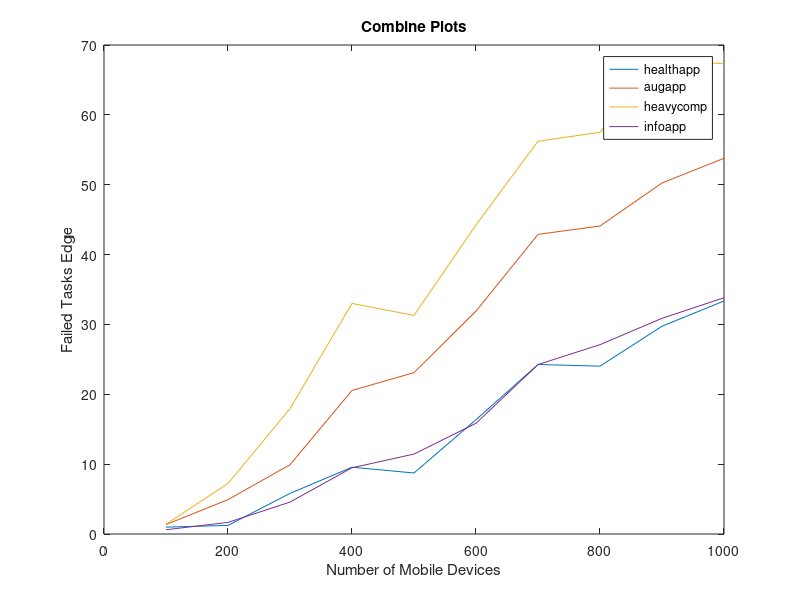

This figure's MATLAB source:
health_app=csvread('HEALTH_APP.csv');
aug_app=csvread('AUGMENTED_REALITY.csv');
heavy_comp=csvread('HEAVY_COMP_APP.csv');
info_app =csvread('INFOTAINMENT_APP.csv');

col5 = info_app(:,1);
col3 = aug_app(:,1);
col1 = health_app(:,1);
col4 = heavy_comp(:,1);
col2 = [100,200,300,400,500,600,700,800,900,1000];

plot(col2,col1)
title('Combine Plots')
x='Failed Tasks Edge';
ylabel(x)
xlabel('Number of Mobile Devices')



hold on 

plot(col2,col3)
plot(col2,col4)
plot(col2,col5)

hold off
legend('healthapp','augapp','heavycomp','infoapp')

filename = strcat(' ',x);
saveas(gcf, filename, 'pdf');